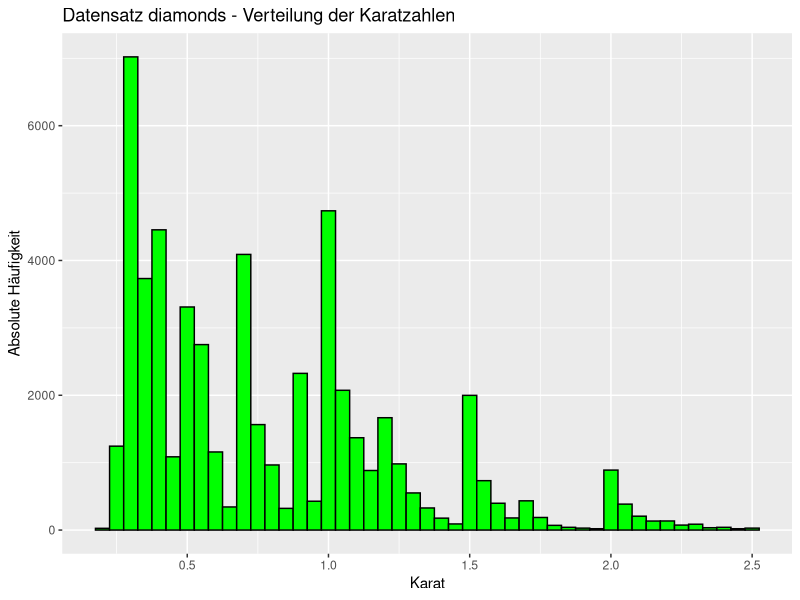

Source code (R):
## ---- chunk 1
library(ggplot2)
library(dplyr)

smaller <- diamonds %>%
  filter(carat <= 2.5)
## ---- chunk 2
  ggplot(smaller, aes(carat)) +
  geom_histogram(binwidth = 0.05, fill="green", color="black") +
  labs(
    title="Datensatz diamonds - Verteilung der Karatzahlen",
    x = "Karat",
    y = "Absolute Häufigkeit"
  )
